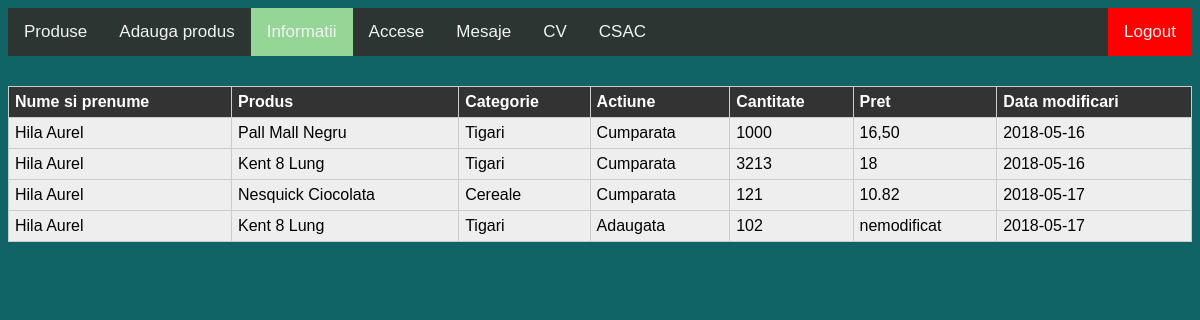
/admin_info.php (signed in), run on the app's committed database.
### tables this page shows
CREATE TABLE `modificari` (
  `id` int(255) NOT NULL,
  `nume` varchar(255) NOT NULL,
  `nume_produs` varchar(255) NOT NULL,
  `categorie` varchar(255) NOT NULL,
  `Actiune` varchar(255) NOT NULL,
  `Cantitate` varchar(255) NOT NULL,
  `pret_nou` varchar(255) NOT NULL,
  `data_modificari` varchar(11) NOT NULL
);

### admin_info.php (the view, shortened to what this page needs)
<!DOCTYPE html>
<html lang="en">
<head>
  <link rel="stylesheet" text="text/css" href="assets/css/continut.css?<?=filemtime("assets/css/continut.css")?>"/>
  <link rel="stylesheet" text="text/css" href="assets/css/admin_info.css?<?=filemtime("assets/css/admin_info.css")?>"/>
</head>
<body>
  <?php include 'navigatie.php';
  ?>
  <main class="main_info">
    <table class="tabel">
      <thead>
        <tr>
            <th>Nume si prenume</th>
            <th>Produs</th>
            <th>Categorie</th>
            <th>Actiune</th>
            <th>Cantitate</th>
            <th>Pret</th>
            <th>Data modificari</th>
        </tr>
      </thead>
        <?php
          include 'dbconnect.php';
          $sql = "SELECT * FROM modificari";
          $rezultat = mysqli_query($connect, $sql);
          while($row = mysqli_fetch_assoc($rezultat)){
          echo "<tbody><tr>
                  <td>".$row['nume']."</td>
                  <td>".$row['nume_produs']."</td>
                  <td>".$row['categorie']."</td>
                  <td>".$row['Actiune']."</td>
                  <td>".$row['Cantitate']."</td>
                  <td>".$row['pret_nou']."</td>
                  <td>".$row['data_modificari']."</td></tr></tbody>";
            }
        ?>
    </table>
  </main>
</body>
</html>

### assets/css/continut.css (style rules this page uses)
body { background-color: #116466; font-family: "Arial", "Verdana", "Tahoma"; min-width: 300px; width: auto !important; width: 300px; }
.main_tabel td, th { padding: 6px; border: 1px solid #ccc; text-align: left; }

### assets/css/admin_info.css (style rules this page uses)
.main_info table { font-family:Arial, Verdana, Tahoma, Helvetica, sans-serif; margin-top: 30px; width: 100%; border-collapse: collapse; }
.main_info tr:nth-of-type(odd) { background: #eee; }
.main_info th { background: #333; color: white; font-weight: bold; }
.main_info td, th { padding: 6px; border: 1px solid #ccc; text-align: left; }

### data on the page
modificari: nume "Hila Aurel", nume_produs "Pall Mall Negru", categorie "Tigari", Actiune "Cumparata", Cantitate "1000", pret_nou "16,50", data_modificari "2018-05-16"
modificari: nume "Hila Aurel", nume_produs "Kent 8 Lung", categorie "Tigari", Actiune "Cumparata", Cantitate "3213", pret_nou "18", data_modificari "2018-05-16"
modificari: nume "Hila Aurel", nume_produs "Nesquick Ciocolata", categorie "Cereale", Actiune "Cumparata", Cantitate "121", pret_nou "10.82", data_modificari "2018-05-17"
modificari: nume "Hila Aurel", nume_produs "Kent 8 Lung", categorie "Tigari", Actiune "Adaugata", Cantitate "102", pret_nou "nemodificat", data_modificari "2018-05-17"
